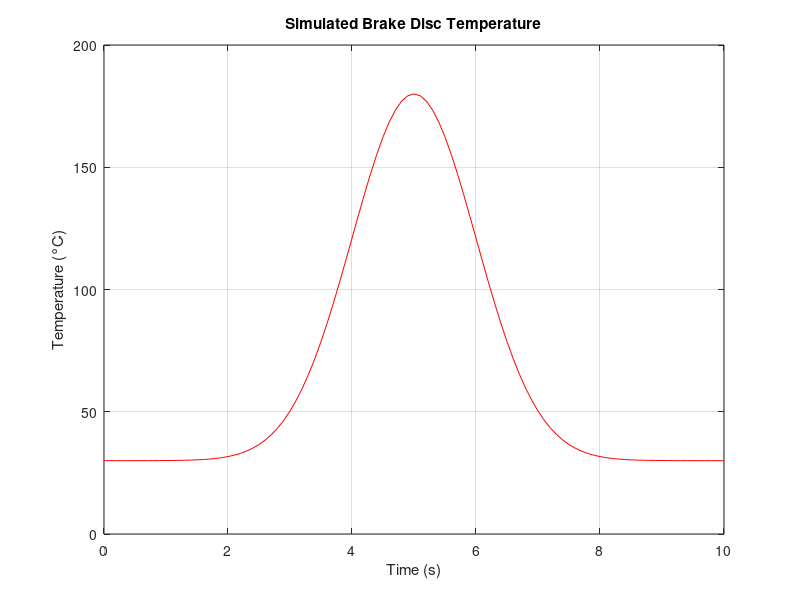
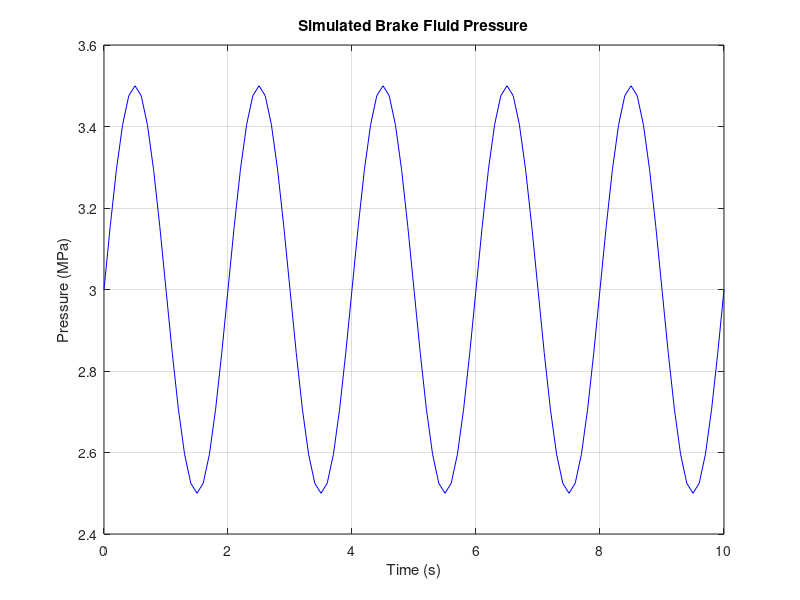
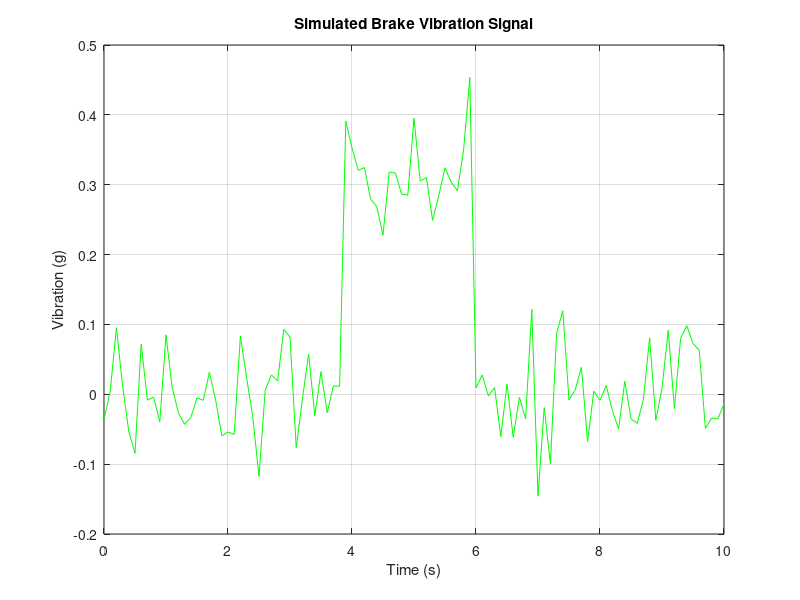
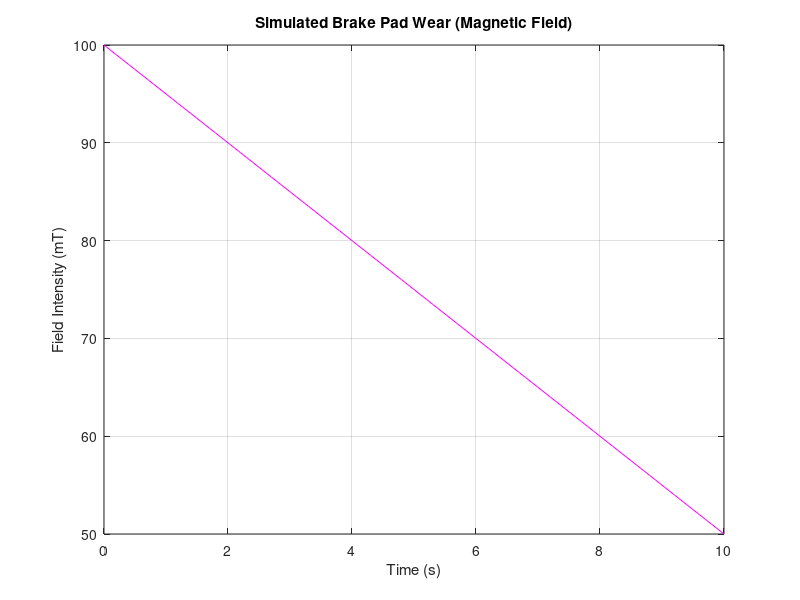

The MATLAB script that drew these images, in order:
% -----------------------------------
% Author : Satyendra Maurya
% BITS ID: 2023HT65067
% Project: Brake System Prognosis
% v1.3 - Sensors' simuation and plots
% -----------------------------------

clear; clc; close all;
t = 0:0.1:10;

% 1. Simulating Brake Disc Temperature Sensor
figure;
plot(t, 30 + 150 * exp(-0.5 * (t - 5).^2), 'r');
title('Simulated Brake Disc Temperature');
xlabel('Time (s)');
ylabel('Temperature (°C)');
grid on;

% 2. Simulating Brake Fluid Pressure Sensor
figure;
plot(t, 3 + 0.5 * sin(2 * pi * 0.5 * t), 'b');
title('Simulated Brake Fluid Pressure');
xlabel('Time (s)');
ylabel('Pressure (MPa)');
grid on;

% 3. Simulating MPU6050-Vibration Sensor
vibration = randn(size(t)) * 0.05;  
vibration(40:60) = vibration(40:60) + 0.3;  
figure;
plot(t, vibration, 'g');
title('Simulated Brake Vibration Signal');
xlabel('Time (s)');
ylabel('Vibration (g)');
grid on;

% 4. Simulating MLX90393-Brake Pad Wear Sensor
wear = linspace(100, 50, length(t));  
figure;
plot(t, wear, 'm');
title('Simulated Brake Pad Wear (Magnetic Field)');
xlabel('Time (s)');
ylabel('Field Intensity (mT)');
grid on;

